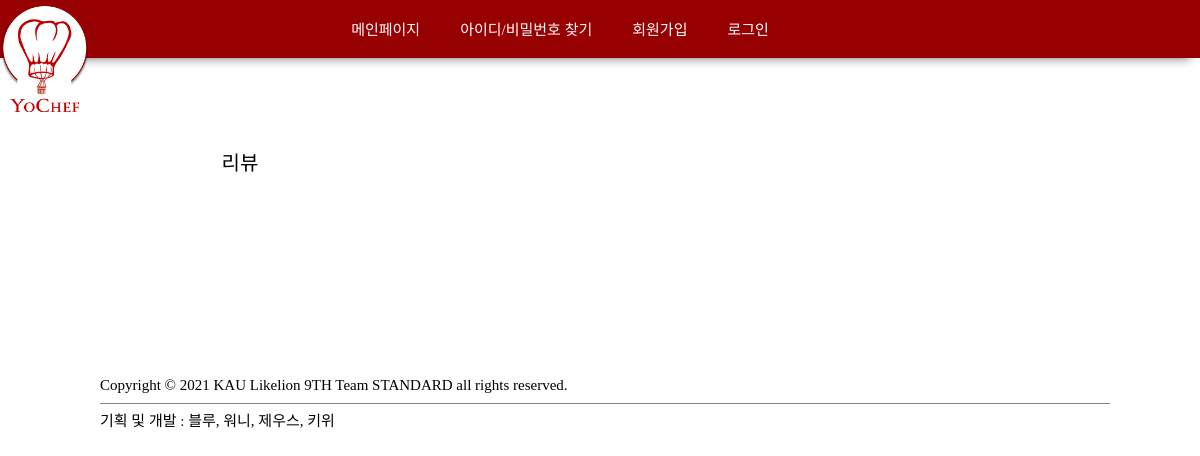
/reviewDetail/3, run on an earlier commit of the app's database.
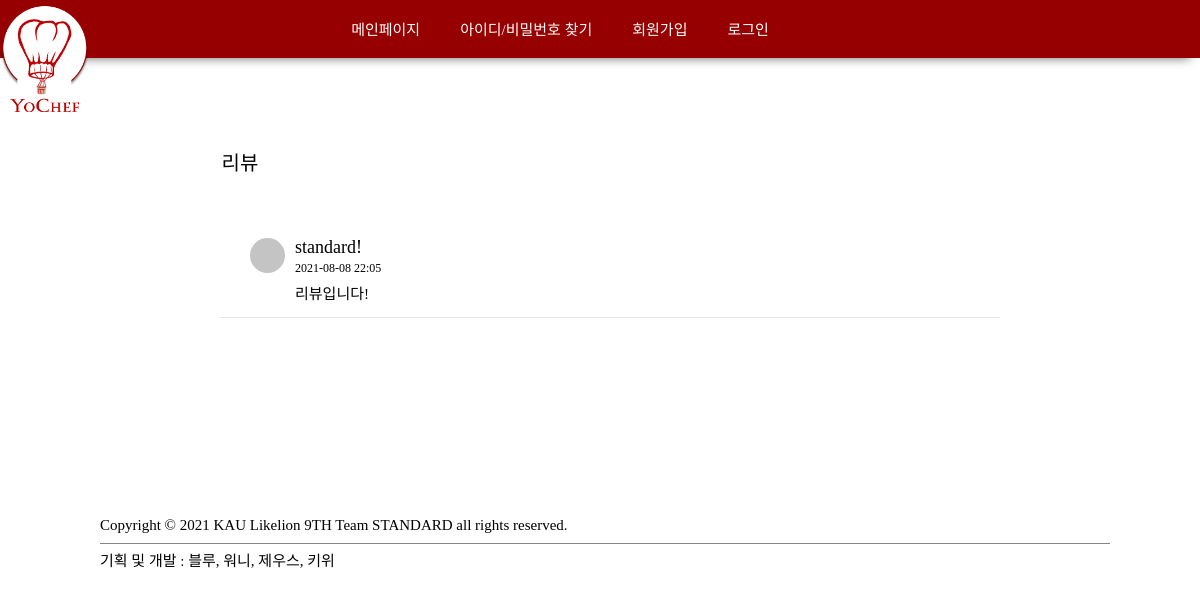
And on a later commit of the database.
### customer/models.py (models this page shows, shortened)
class Review(models.Model):
	post = models.ForeignKey('chef.Post', on_delete=models.CASCADE)
	customer = models.ForeignKey(Customer, null=True, on_delete=models.SET_NULL)
	book = models.ForeignKey(Book, on_delete=models.CASCADE)
	pubdate = DateTimeField(auto_now=True)
	description = models.TextField(max_length=5000)

class Customer(models.Model):
	user = models.OneToOneField(User, on_delete=models.CASCADE)
	name = models.CharField(max_length=50)
	email = models.EmailField(null=True)
	phoneNum = models.CharField(max_length=11)
	point = models.IntegerField(default=0)
	isChef = models.BooleanField(default=False)
	registerDate = models.DateTimeField(auto_now_add=True)
	currentVer = models.IntegerField(default=0) # 0 -> cus, 1 -> chef

### public/views.py (the view)
# urls.py: path('reviewDetail/<int:post_id>', reviewDetail, name="reviewDetail"),
def reviewDetail(request, post_id):
    reviews = Review.objects.filter(post_id=post_id)
    return render(request, 'reviewDetail.html', {'reviews': reviews, 'post_id':post_id})

### public/templates/reviewDetail.html
{% extends 'base.html' %}
{% load static %}
{% block style %}
    <link rel="stylesheet" href="{% static 'css/detail.css' %}">
{% endblock %}
{% block content %}
    <main>
        <div class="mainContainer__review reviewDetail">
            <span>리뷰</span>
            <div class="mainBox__review reviewDetail">
                {% for review in reviews %}
                <div class="mainBox__review__detail" id="review{{review.id}}">
                    <img src="{{review.customer.profileImg}}" onerror="this.src=`{% static 'img/default.png' %}`">
                    <div class="userInfo__text">
                        <span>{{review.customer.name}}</span>
                        <span>{{review.pubdate|date:'Y-m-d H:i'}}</span>
                        <span>{{review.description}}</span>
                    </div>
                </div>
                {% endfor %}
            </div>
        </div>
    </main>
{% endblock %}

What changed in the data, as far as the page shows it:
added Review: customer.name "standard!", pubdate "2021-08-08 22:05", description "리뷰입니다!"
